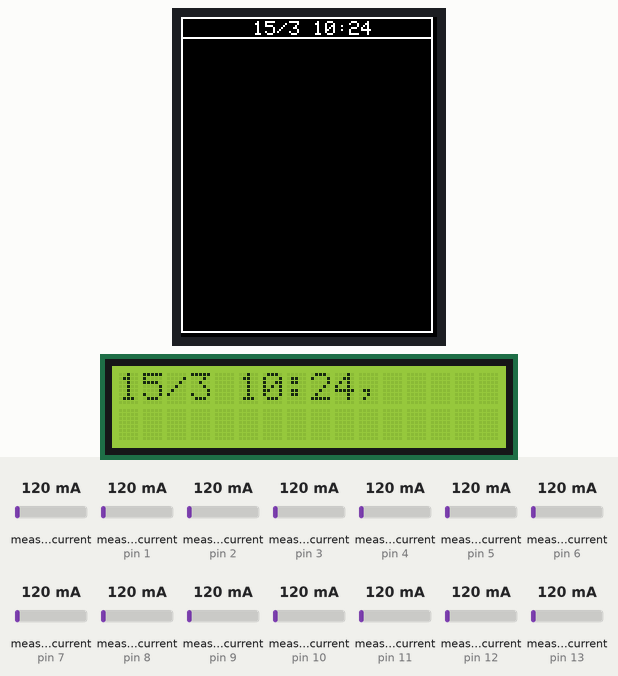
A sketch run on a simulated Arduino Mega 2560, built with avr-gcc and run on an emulated ATmega2560. Shown: 128×160 colour display, 16×2 character LCD. Wiring (inferred from the names in the program): DS1307 clock at I2C address 0x68. The inputs (shaded band) are chosen by the test bench; at power-on: measured current 120 mA, measured current (sensors on pin 1, pin 2, pin 3, pin 4, pin 5, pin 6, pin 7, pin 8, pin 9, pin 10, pin 11, pin 12, pin 13) 120 mA. The local clock reads 2024-03-15 10:24:30 at power-on unless the sketch sets it; storage starts empty; what the sketch prints to the serial monitor is not drawn.

Above: at 5.1 s.
5.2 s: measured current (sensor 0) set to 1000 mA
19.2 s: measured current (sensor on pin 1) set to 1500 mA
At 32.9 s:
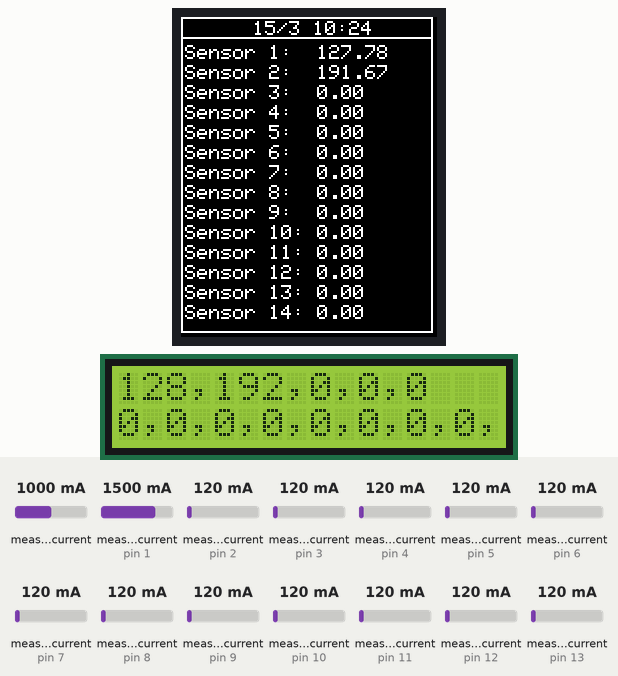
33.2 s: measured current (sensor on pin 2) set to 1500 mA
At 45.5 s:
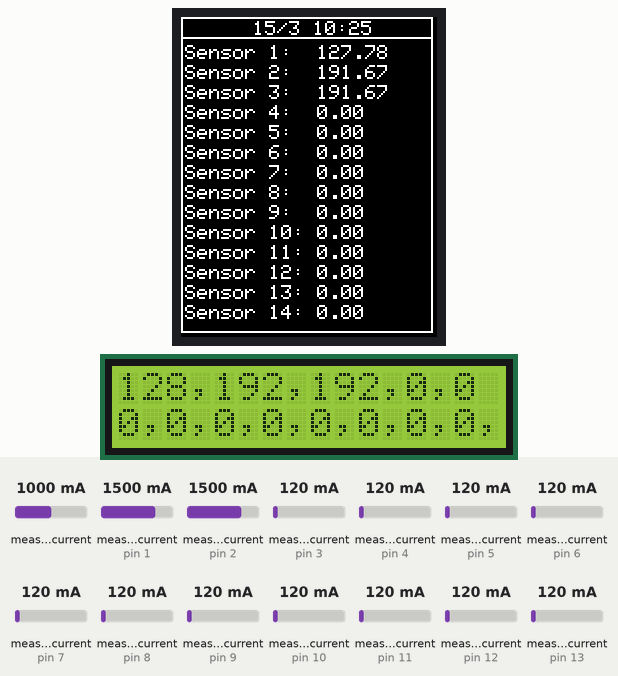
45.8 s: measured current (sensor on pin 3) set to 1960 mA
At 58.2 s:
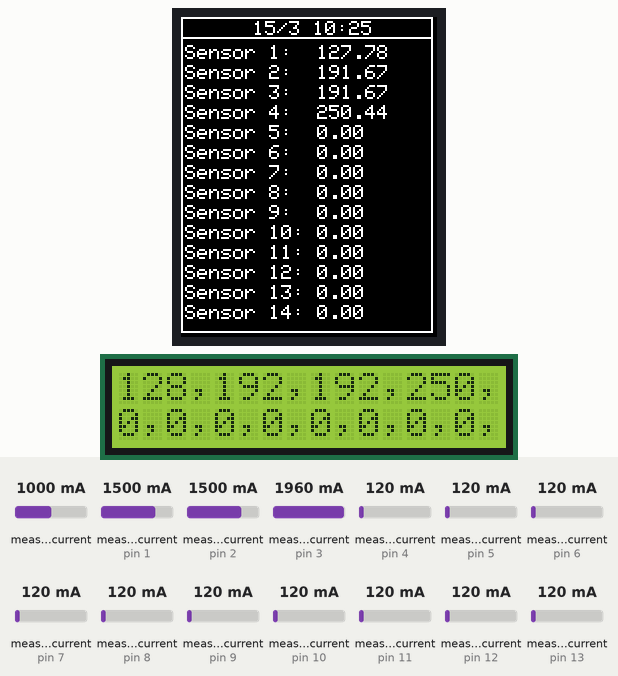
58.5 s: measured current (sensor on pin 4) set to 1000 mA
At 70.8 s:
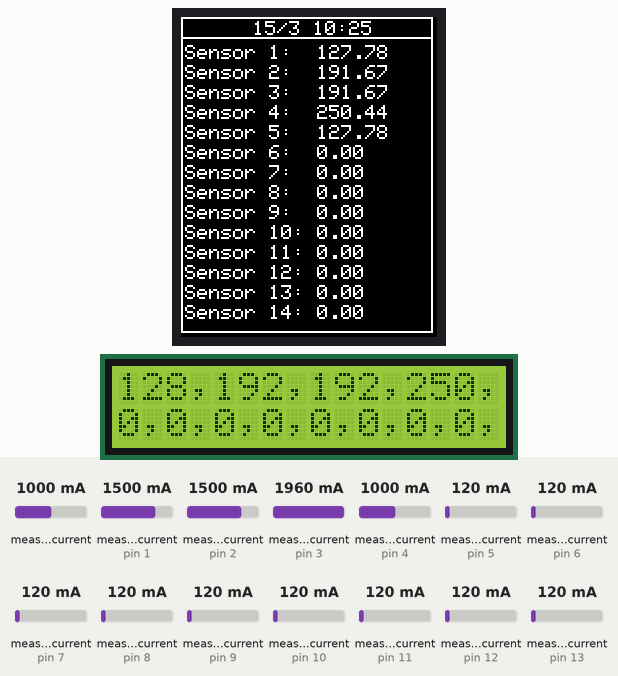
71.1 s: measured current (sensor on pin 5) set to 1500 mA
At 83.5 s:
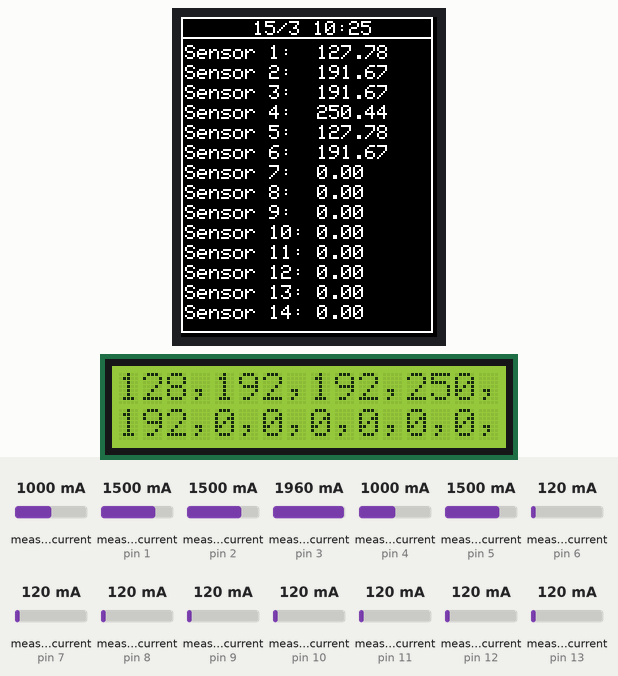
Timing chart, 0 to 84.7 s (numbered marks = the images above; inputs shaded):
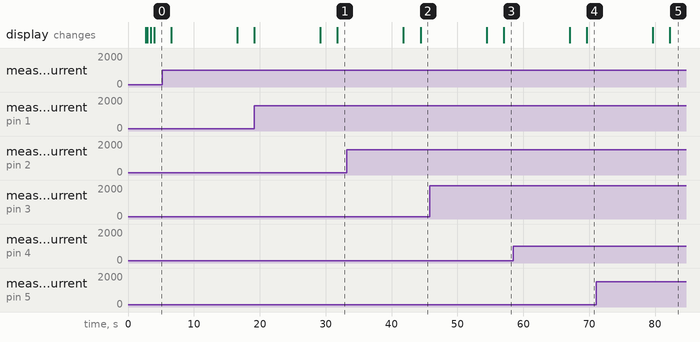

Measured:
- after the input at 19.2 s, the display: first differs from a run without the input after 12.6 s (image 1)
- after the input at 45.8 s, the display: first differs from a run without the input after 11.2 s (image 3)
- after the input at 58.5 s, the display: first differs from a run without the input after 11.1 s (image 4)
- after the input at 71.1 s, the display: first differs from a run without the input after 11.2 s (image 5)

The sketch:

PowerMonitor2016RedLCDWatts_Bluetooth.ino
```cpp
#define cs   53
#define dc   47  //RS Pin TFT
#define rst  48  // you can also connect this to the Arduino reset
#include <Adafruit_GFX.h>    // Core graphics library
#include <Adafruit_ST7735.h> // Hardware-specific library
#include <SPI.h>
#include <SD.h>
#include "EmonLib.h"                   // Include Emon Library
#include "Wire.h"
#include <LiquidCrystal_I2C.h>
LiquidCrystal_I2C lcd(0x27, 2, 1, 0, 4, 5, 6, 7, 3, POSITIVE);  // Set the LCD I2C address
Adafruit_ST7735 tft = Adafruit_ST7735(cs, dc, rst);
const int lcd2 = 49;    //LCD Backlight Pin for TFT
const int chipSelect = 46;   //SD CARD SELECT      /////////PIN 4 for ETHERCARD
const int but1= 5;
const int but2 = 6;
int but1var = 1;
int ledState = HIGH;
int but1State = 0;
int mainDelay = 10000;   ///////////////MAIN DELAY TIME SETTING
int counterX = 0; ////// Counter for writing files after 1 hour


// the following variables are long's because the time, measured in miliseconds,
// will quickly become a bigger number than can be stored in an int.
long lastDebounceTime = 0;  // the last time the output pin was toggled
long debounceDelay = 50;    // the debounce time; increase if the output flickers


#define   FILL1 tft.fillRect(1, 1, 124, 7, ST7735_BLACK)  //TIME BLANK
#define   FILL2 tft.fillRect(1, 13, 124, 143, ST7735_BLACK)  //BODY BLANK
#define   SQUARE0 tft.drawRect(0, 20, 126, 45, ST7735_WHITE) //INITIAL WHITE SQUARE
#define   SQUARE1 tft.drawRect(0, 10, 126, 148, ST7735_WHITE) //BODY WHITE SQUARE
#define   SQUARE2 tft.drawRect(0, 0, 126, 11, ST7735_WHITE) //TIME WHITE SQUARE


int LcdReset = 34;
File dataFile;
EnergyMonitor emon1, emon2, emon3, emon4, emon5, emon6, emon7, emon8, emon9, emon10, emon11, emon12, emon13, emon14;
// Create 14 instances

#define DS1307_ADDRESS 0x68// RTC I2C Address

 float Sval1;
 float Sval2;
 float Sval3;
 float Sval4;
 float Sval5;
 float Sval6;
 float Sval7;
 float Sval8;
 float Sval9;
 float Sval10;
 float Sval11;
 float Sval12;
 float Sval13;
 float Sval14;

 float Sval1x;
 float Sval2x;
 float Sval3x;
 float Sval4x;
 float Sval5x;
 float Sval6x;
 float Sval7x;
 float Sval8x;
 float Sval9x;
 float Sval10x;
 float Sval11x;
 float Sval12x;
 float Sval13x;
 float Sval14x;


 float ISval1;
 float ISval2;
 float ISval3;
 float ISval4;
 float ISval5;
 float ISval6;
 float ISval7;
 float ISval8;
 float ISval9;
 float ISval10;
 float ISval11;
 float ISval12;
 float ISval13;
 float ISval14;

 int second;
 int minute;
 int hour;
 int weekDay;
 int monthDay;
 int month;
 int year;
 //int Vpin= 7;
 String dataString;

 void setup() {//////////////////////////////////////////////SETUP//////////////////////////////////
  // pinMode(Power, OUTPUT);
  pinMode(LcdReset, OUTPUT);
  pinMode(lcd2, OUTPUT);    //RS pin For TFT
  pinMode(but1, INPUT);
  pinMode(but2, INPUT);

    Serial.begin(9600);
    Sensor();   /////////// Inital Sensor run to clear invalid sensr values '45'


  tft.initR(INITR_REDTAB);   // initialize a ST7735R chip, red tab
  tft.setRotation(2);        //TFT Screen Orientation
  tft.setTextWrap(false);
  tft.fillScreen(ST7735_BLACK);
  tft.invertDisplay(false);
  delay(30);
 // lcd2, LOW;  //Back Light PIN ON TFT                           ///////change this code- it is worng
  digitalWrite(lcd2, HIGH);                       ///////USE THIS ONE FOR SMALL RED SCREENS
  /*
  tft.setCursor(0, 30);
   tft.setTextColor(ST7735_WHITE);
   tft.setTextSize(1);
   tft.println("    Power Monitor");
   tft.setCursor(0, 45);
   tft.println("      Initlized");
   delay(1000);
   */

  lcd.begin(16,2);
  delay(10);
  lcd.backlight();

  lcd.clear();
  ////////////////////////////////////LCD1 message///////////////////////////////

  lcd.setCursor(0,0);
  SQUARE0;
  lcd.print("Initializing SD");
  Serial.print("Initializing SD card...");


  Serial.print("Initializing SD card...");
  // make sure that the default chip select pin is set to
  // output, even if you don't use it:
  pinMode(SS, OUTPUT);

  tft.setCursor(0, 30);
  tft.fillScreen(ST7735_BLACK);
  SQUARE0;
  tft.setTextColor(ST7735_WHITE);
  tft.setTextSize(1);
  tft.println("     INITILIZING");
  tft.setCursor(0, 45);
  tft.println("       SD CARD");
  delay(500);

  // see if the card is present and can be initialized:
  if (!SD.begin(chipSelect)) {
    Serial.println("Card failed, or not present");


    tft.setCursor(0, 30);
    tft.fillScreen(ST7735_BLACK);
    SQUARE0;
    tft.setTextColor(ST7735_WHITE);
    tft.setTextSize(1);
    tft.println("         CARD ");
    tft.setCursor(0, 45);
    tft.println("         FAIL");

    // don't do anything more:
    while (1) ;
  }
  Serial.println("card initialized.");
  tft.setCursor(0, 30);
  tft.fillScreen(ST7735_BLACK);
  SQUARE0;
  tft.setTextColor(ST7735_WHITE);
  tft.setTextSize(1);
  tft.println("         CARD ");
  tft.setCursor(0, 45);
  tft.println("     INITIALIZED");
  delay(500);


  // Open up the file we're going to log to!
  dataFile = SD.open("datalog.csv", FILE_WRITE);
  if (! dataFile) {
    Serial.println("error opening datalog.csv");
    lcd.clear();
    lcd.setCursor(0,0);
    lcd.print("Failed to open");

    tft.setCursor(0, 30);
    tft.fillScreen(ST7735_BLACK);
    SQUARE0;
    tft.setTextColor(ST7735_WHITE);
    tft.setTextSize(1);
    tft.println("      Failed to ");
    tft.setCursor(0, 45);
    tft.println("       open file");


    // Wait forever since we cant write data


    while (1) ;
  }

  emon1.current(0, 111.1);             // Current: input pin, calibration.
  emon2.current(1, 111.1);             // Set the correct input pin for channel 2, calibration.
  emon3.current(2, 111.1);
  emon4.current(3, 111.1);
  emon5.current(4, 111.1);
  emon6.current(5, 111.1);
  emon7.current(6, 111.1);
  emon8.current(7, 111.1);
  emon9.current(8, 111.1);
  emon10.current(9, 111.1);
  emon11.current(10, 111.1);
  emon12.current(11, 111.1);
  emon13.current(12, 111.1);
  emon14.current(13, 111.1);


/*
Sval1 = 0;
Sval2 = 0;
Sval3 = 0;
Sval4 = 0;
Sval5 = 0;
Sval6 = 0;
Sval7 = 0;
Sval8 = 0;
Sval9 = 0;
Sval10 = 0;
Sval11 = 0;
Sval12 = 0;
Sval13 = 0;
Sval14 = 0;
*/

SQUARE1;
SQUARE2;
FILL2;

 }


 void loop() {      /////////////////////////////////////LOOP////////////////////////////////////

 button1();

//  dataFile = SD.open("datalog.csv", FILE_WRITE);
//  if (dataFile != SD.open("datalog.csv", FILE_WRITE))
    dataFile = SD.open("datalog.csv", FILE_WRITE);
  if (! dataFile)
  {
    lcd.clear();
    lcd.setCursor(0,0);
    lcd.println("Out Of Sync");
    tft.setCursor(0, 30);
    tft.fillScreen(ST7735_BLACK);
    FILL2;
    SQUARE0;
    tft.setTextColor(ST7735_WHITE);
    tft.setTextSize(1);
    tft.println("     Out of SYNC ");
    tft.println("   Re-insert card");
    // don't do anything more:
    //while (1) ;
  delay(10000);  // Allow time for card to be inserted
}

printDate();


  if (counterX >= 360){
     dataFile = SD.open("datalog.csv", FILE_WRITE);
     printDate2();

    dataFile.print(Sval1x / counterX);
    dataFile.print(", ");
    dataFile.print(Sval2x / counterX);
    dataFile.print(", ");
    dataFile.print(Sval3x / counterX);
    dataFile.print(", ");
    dataFile.print(Sval4x / counterX);
    dataFile.print(", ");
    dataFile.print(Sval5x / counterX);
    dataFile.print(", ");
    dataFile.print(Sval6x / counterX);
    dataFile.print(", ");
    dataFile.print(Sval7x / counterX);
    dataFile.print(", ");
    dataFile.print(Sval8x / counterX);
    dataFile.print(", ");
    dataFile.print(Sval9x / counterX);
    dataFile.print(", ");
    dataFile.print(Sval10x / counterX);
    dataFile.print(", ");
    dataFile.print(Sval11x / counterX);
    dataFile.print(", ");
    dataFile.print(Sval12x / counterX);
    dataFile.print(", ");
    dataFile.print(Sval13x / counterX);
    dataFile.print(", ");
    dataFile.println(Sval14x / counterX);

    dataFile.flush();
    dataFile.close();

    Sval1x = 0;
    Sval2x = 0;
    Sval3x = 0;
    Sval4x = 0;
    Sval5x = 0;
    Sval6x = 0;
    Sval7x = 0;
    Sval8x = 0;
    Sval9x = 0;
    Sval10x = 0;
    Sval11x = 0;
    Sval12x = 0;
    Sval13x = 0;
    Sval14x = 0;

    counterX =0;


  }


  Sensor();

    Sval1 = Sval1 * 230;
    Sval2 = Sval2 * 230;
    Sval3 = Sval3 * 230;
    Sval4 = Sval4 * 230;
    Sval5 = Sval5 * 230;
    Sval6 = Sval6 * 230;
    Sval7 = Sval7 * 230;
    Sval8 = Sval8 * 230;
    Sval9 = Sval9 * 230;
    Sval10 = Sval10 * 230;
    Sval11 = Sval11 * 230;
    Sval12 = Sval12 * 230;
    Sval13 = Sval13 * 230;
    Sval14 = Sval14 * 230;


  lcd.clear();
  lcd.setCursor(0,0);
  Serial.print ("<");
  Serial.print (Sval1);
  Serial.print (", ");
  lcd.print(Sval1,0);
  lcd.print(",");
  Sval1x = Sval1x + Sval1;

  Serial.print (Sval2);
  Serial.print (", ");
  lcd.print(Sval2,0);
  lcd.print(",");
  Sval2x = Sval2x + Sval2;

  Serial.print (Sval3);
  Serial.print (", ");
  lcd.print(Sval3,0);
  lcd.print(",");
  Sval3x = Sval3x + Sval3;

  Serial.print (Sval4);
  Serial.print (", ");
  lcd.print(Sval4,0);
  lcd.print(",");
  Sval4x = Sval4x + Sval4;

  Serial.print (Sval5);
  Serial.print (", ");
  lcd.print(Sval5,0);
  //  lcd.print(",");
  Sval5x = Sval5x + Sval5;

  Serial.print (Sval6);
  Serial.print (", ");
  lcd.setCursor(0,1);
  lcd.print(Sval6,0);
  lcd.print(",");
  Sval6x = Sval6x + Sval6;

  Serial.print (Sval7);
  Serial.print (", ");
  lcd.print(Sval7,0);
  lcd.print(",");
  Sval7x = Sval7x + Sval7;

  Serial.print (Sval8);
  Serial.print (", ");
  lcd.print(Sval8,0);
  lcd.print(",");
  Sval8x = Sval8x + Sval8;

  Serial.print (Sval9);
  Serial.print (", ");
  lcd.print(Sval9,0);
  lcd.print(",");
  Sval9x = Sval9x + Sval9;

  Serial.print (Sval10);
  Serial.print (", ");
  lcd.print(Sval10,0);
  lcd.print(",");
  Sval10x = Sval10x + Sval10;

  Serial.print (Sval11);
  Serial.print (", ");
  lcd.print(Sval11,0);
  lcd.print(",");
  Sval11x = Sval11x + Sval11;

  Serial.print (Sval12);
  Serial.print (", ");
  lcd.print(Sval12,0);
  lcd.print(",");
  Sval12x = Sval12x + Sval12;

  Serial.print (Sval13);
  Serial.print (", ");
  lcd.print(Sval13,0);
  lcd.print(",");
  Sval13x = Sval13x + Sval13;

  Serial.print (Sval14);
  Serial.print ("> ");
  lcd.println(Sval14,0);
  Sval14x = Sval14x + Sval14;


  // tft.setCursor(0,0);
  //tft.fillScreen(ST7735_BLACK);
  FILL2;
  tft.setTextColor(ST7735_WHITE);
  tft.setTextSize(1);
  //  tft.println();

  /*
   tft.setCursor(0,0);
   tft.fillScreen(ST7735_BLACK);
   tft.setTextColor(ST7735_WHITE);
   tft.setTextSize(1);
   tft.print(monthDay);
   tft.print("/");
   tft.print(month);
   tft.print(" ");
   tft.print(hour);
   tft.print(":");
   tft.print(minute);
   */

  tft.setCursor(2,14);
  tft.print("Sensor 1:  ");
  tft.println(Sval1);

  tft.setCursor(2,24);
  tft.print("Sensor 2:  ");
  tft.println(Sval2);

  tft.setCursor(2,34);
  tft.print("Sensor 3:  ");
  tft.println(Sval3);

  tft.setCursor(2,44);
  tft.print("Sensor 4:  ");
  tft.println(Sval4);

  tft.setCursor(2,54);
  tft.print("Sensor 5:  ");
  tft.println(Sval5);

  tft.setCursor(2,64);
  tft.print("Sensor 6:  ");
  tft.println(Sval6);

  tft.setCursor(2,74);
  tft.print("Sensor 7:  ");
  tft.println(Sval7);

  tft.setCursor(2,84);
  tft.print("Sensor 8:  ");
  tft.println(Sval8);

  tft.setCursor(2,94);
  tft.print("Sensor 9:  ");
  tft.println(Sval9);

  tft.setCursor(2,104);
  tft.print("Sensor 10: ");
  tft.println(Sval10);

  tft.setCursor(2,114);
  tft.print("Sensor 11: ");
  tft.println(Sval11);

  tft.setCursor(2,124);
  tft.print("Sensor 12: ");
  tft.println(Sval12);

  tft.setCursor(2,134);
  tft.print("Sensor 13: ");
  tft.println(Sval13);

  tft.setCursor(2,144);
  tft.print("Sensor 14: ");
  tft.println(Sval14);

  counterX ++;

  Serial.println (counterX);

  delay(mainDelay);      /////////////////////Main Delay///////////////////////


}

byte bcdToDec(byte val)  {
  // Convert binary coded decimal to normal decimal numbers
  return ( (val/16*10) + (val%16) );
}


void printDate(){   /////////////////////RTC TIMER////////////////////////

  // Reset the register pointer
  Wire.beginTransmission(DS1307_ADDRESS);

  byte zero = 0x00;
  Wire.write(zero);
  Wire.endTransmission();

  Wire.requestFrom(DS1307_ADDRESS, 7);

  int second = bcdToDec(Wire.read());
  int minute = bcdToDec(Wire.read());
  int hour = bcdToDec(Wire.read() & 0b111111); //24 hour time
  int weekDay = bcdToDec(Wire.read()); //0-6 -> sunday - Saturday
  int monthDay = bcdToDec(Wire.read());
  int month = bcdToDec(Wire.read());
  int year = bcdToDec(Wire.read());


  lcd.clear();
  lcd.setCursor(0,0);

  Serial.print ("[");
  Serial.print (monthDay);
  Serial.print ("/");
  lcd.print(monthDay);
  lcd.print("/");

  Serial.print (month);
  Serial.print (" ");
  lcd.print(month);
  lcd.print(" ");

  Serial.print (hour);
  Serial.print (":");
  lcd.print(hour);
  lcd.print(":");

  Serial.print (minute);
  //Serial.print (", ");
  Serial.print ("] ");
  lcd.print(minute);
  lcd.print(", ");


  FILL1;
  tft.setCursor(0,2);
  //tft.fillScreen(ST7735_BLACK);
  tft.setTextColor(ST7735_WHITE);
  tft.setTextSize(1);
  tft.print("      ");
  tft.print(monthDay);
  tft.print("/");
  tft.print(month);
  tft.print(" ");
  tft.print(hour);
  tft.print(":");
  tft.print(minute);


 }


/////////////////////// DATE 2 For writing////////////////////
void printDate2(){   /////////////////////RTC TIMER////////////////////////

  // Reset the register pointer
  Wire.beginTransmission(DS1307_ADDRESS);

  byte zero = 0x00;
  Wire.write(zero);
  Wire.endTransmission();

  Wire.requestFrom(DS1307_ADDRESS, 7);

  int second = bcdToDec(Wire.read());
  int minute = bcdToDec(Wire.read());
  int hour = bcdToDec(Wire.read() & 0b111111); //24 hour time
  int weekDay = bcdToDec(Wire.read()); //0-6 -> sunday - Saturday
  int monthDay = bcdToDec(Wire.read());
  int month = bcdToDec(Wire.read());
  int year = bcdToDec(Wire.read());


  lcd.clear();
  lcd.setCursor(0,0);

  Serial.print (monthDay);
  Serial.print ("/");
  lcd.print(monthDay);
  lcd.print("/");
  dataFile.print(monthDay);
  dataFile.print("/");
  Serial.print (month);
  Serial.print (" ");
  lcd.print(month);
  lcd.print(" ");
  dataFile.print(month);
  dataFile.print(" ");
  Serial.print (hour);
  Serial.print (":");
  lcd.print(hour);
  lcd.print(":");
  dataFile.print(hour);
  dataFile.print(":");
  Serial.print (minute);
  Serial.print (", ");
  lcd.print(minute);
  lcd.print(", ");
  dataFile.print(minute);
  dataFile.print(", ");

  FILL1;
  tft.setCursor(0,2);
  //tft.fillScreen(ST7735_BLACK);
  tft.setTextColor(ST7735_WHITE);
  tft.setTextSize(1);
  tft.print("      ");
  tft.print(monthDay);
  tft.print("/");
  tft.print(month);
  tft.print(" ");
  tft.print(hour);
  tft.print(":");
  tft.print(minute);


 }


 void Sensor(){   ////////////////////////SENSOR/////////////////////////

  // Channel 1:
  double Irms = emon1.calcIrms(1480);  // Calculate Irms only
  // Serial.print(Irms5*230.0);        // Apparent power
  // Serial.print ("Sensor1: ");
  // Serial.print(Irms1/1.8);          // Irms
  Sval1= Irms/1.8;
if(Sval1 <= .3){
Sval1 = 0;}


  // Channel 2
  double Irms2 = emon2.calcIrms(1480);  // Calculate Irms only
  Sval2= Irms2/1.8;
  if(Sval2 <= .3){
Sval2 = 0;}


  // Channel 3
  double Irms3 = emon3.calcIrms(1480);  // Calculate Irms only
  Sval3= Irms3/1.8;
  if(Sval3 <= .3){
Sval3 = 0;}


  // Channel 4
  double Irms4 = emon4.calcIrms(1480);  // Calculate Irms only
  Sval4= Irms4/1.8;
  if(Sval4 <= .3){
Sval4 = 0;}

  // Channel 5
  double Irms5 = emon5.calcIrms(1480);  // Calculate Irms only
  Sval5= Irms5/1.8;
  if(Sval5 <= .3){
Sval5 = 0;}

  // Channel 6
  double Irms6 = emon6.calcIrms(1480);  // Calculate Irms only
  Sval6= Irms6/1.8;
  if(Sval6 <= .3){
Sval6 = 0;}

  // Channel 7
  double Irms7 = emon7.calcIrms(1480);  // Calculate Irms only
  Sval7= Irms7/1.8;
  if(Sval7 <= .3){
Sval7 = 0;}

  // Channel 8
  double Irms8 = emon8.calcIrms(1480);  // Calculate Irms only
  Sval8= Irms8/1.8;
  if(Sval8 <= .3){
Sval8 = 0;}

  // Channel 9
  double Irms9 = emon9.calcIrms(1480);  // Calculate Irms only
  Sval9= Irms9/1.8;
  if(Sval9 <= .3){
Sval9 = 0;}

  // Channel 10
  double Irms10 = emon10.calcIrms(1480);  // Calculate Irms only
  Sval10= Irms10/1.8;
  if(Sval10 <= .3){
Sval10 = 0;}

  // Channel 11
  double Irms11 = emon11.calcIrms(1480);  // Calculate Irms only
  Sval11= Irms11/1.8;
 if(Sval11 <= .3){
Sval11 = 0;}

  // Channel 12
  double Irms12 = emon12.calcIrms(1480);  // Calculate Irms only
  Sval12= Irms12/1.8;
  if(Sval12 <= .3){
Sval12 = 0;}

  // Channel 13
  double Irms13 = emon13.calcIrms(1480);  // Calculate Irms only
  Sval13= Irms13/1.8;
if(Sval13 <= .3){
Sval13 = 0;}

    // Channel 14
  double Irms14 = emon14.calcIrms(1480);  // Calculate Irms only
  Sval14= Irms14/1.8;
if(Sval14 <= .3){
Sval14 = 0;}


 }


void button1(){        ////////////////////////BUTTON 1/////////////////////////
  but1State = digitalRead(but1);

  if (but1State == HIGH) {
   // if (lcd2 == HIGH){
      switch (but1var){
      case 1:
      digitalWrite(lcd2, LOW);
      but1var = 2;
      break;

      case 2:
      digitalWrite(lcd2, HIGH);
      but1var = 1;
      break;
      }
 }
}
```
